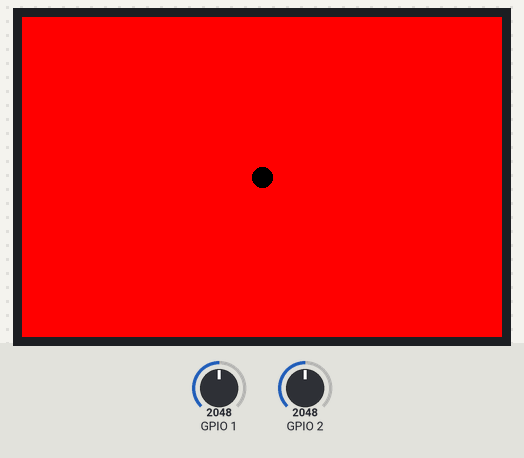
Bench run of a sketch on a simulated ESP32. On the bench: 480×320 colour display. Inputs (shaded band) come from the test bench; at power-on: GPIO 1 = 2048, GPIO 2 = 2048.

Above: at 1.5 s.
1.6 s: GPIO 1 set to 3040
At 3.0 s:
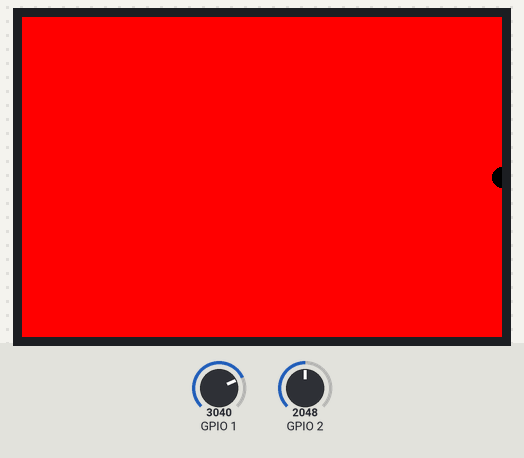
3.4 s: GPIO 2 set to 3040
At 4.3 s:
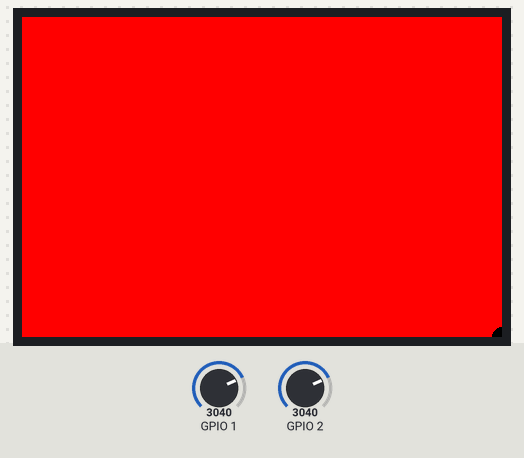
5.2 s: GPIO 1 set to 960
7.0 s: GPIO 2 set to 960
At 8.6 s:
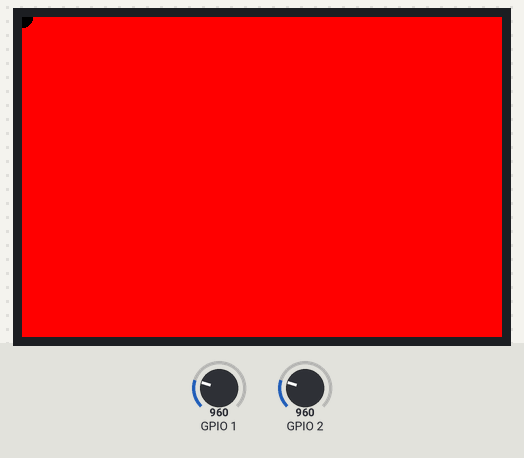
8.8 s: GPIO 1 set to 3603
10.6 s: GPIO 2 set to 3603
At 12.8 s:
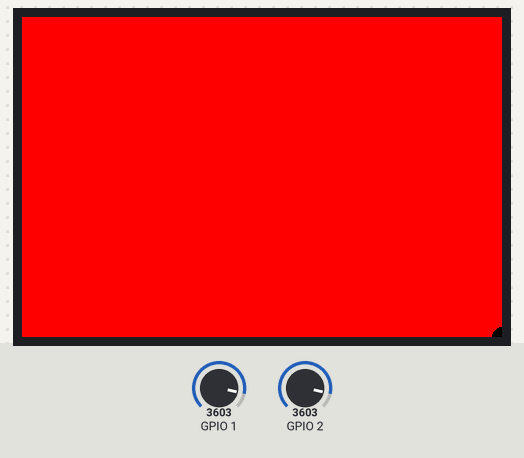
Timing chart, 0 to 13.5 s (numbered marks = the images above; inputs shaded):
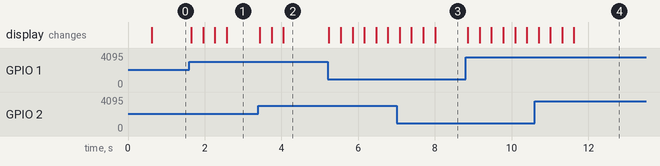

The sketch:

joystick_cycle.ino
```cpp
#include <TFT_eSPI.h>

TFT_eSPI tft = TFT_eSPI(320,480);

int circle_x = 240;
int circle_y = 160;
int prev_x = 240;    // 上一个位置的坐标
int prev_y = 160;

void setup() {
  tft.init();
  tft.setRotation(1);
  tft.invertDisplay(1);
  tft.fillScreen(TFT_RED);

  pinMode(1, INPUT);
  pinMode(2, INPUT);
}

void loop() {
  // 保存当前位置为上一个位置
  prev_x = circle_x;
  prev_y = circle_y;

  int x_adc = analogRead(1);
  int y_adc = analogRead(2);

  // 根据摇杆值移动圆点
  if(x_adc > 3000) circle_x+=10;
  if(x_adc < 1000) circle_x-=10;
  if(y_adc > 3000) circle_y+=10;
  if(y_adc < 1000) circle_y-=10;

  // 限制圆点在屏幕范围内
  circle_x = constrain(circle_x, 0, 480);
  circle_y = constrain(circle_y, 0, 320);

  // 只清除上一个圆点区域
  tft.fillCircle(prev_x, prev_y, 10, TFT_RED);

  // 绘制新的黑色圆点
  tft.fillCircle(circle_x, circle_y, 10, TFT_BLACK);

  delay(30);
}
```

Measured:
- after the input at 1.6 s, the display: first changes at once (image 1 shows a later state)
- after the input at 3.4 s, the display: first changes at once (image 2 shows a later state)
- after the input at 7.0 s, the display: first changes after 0.08 s (image 3 shows a later state)
- after the input at 10.6 s, the display: first changes after 0.10 s (image 4 shows a later state)
